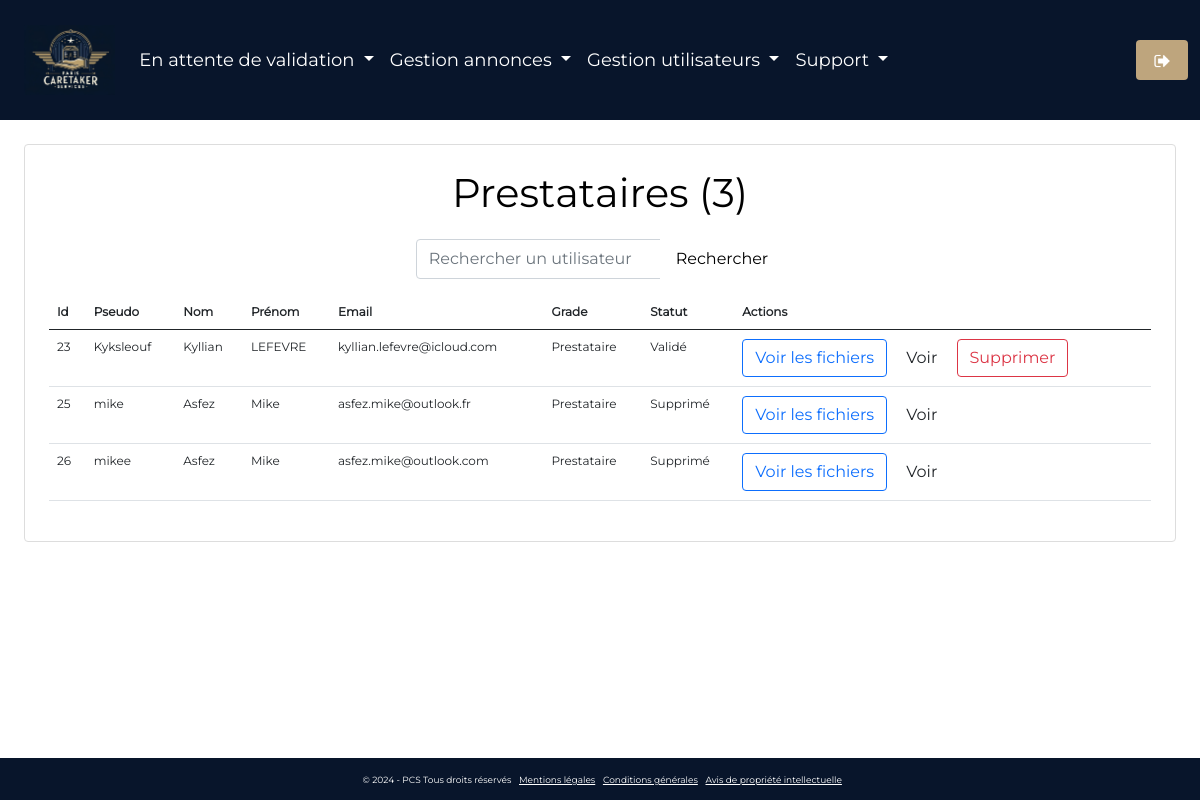
/admin/users?choice=providers (signed in), run on the app's committed database.
### tables this page shows
CREATE TABLE IF NOT EXISTS `user` (
  `id` int(11) NOT NULL AUTO_INCREMENT,
  `pseudo` varchar(25) NOT NULL,
  `firstname` varchar(30) NOT NULL,
  `lastname` varchar(30) NOT NULL,
  `email` varchar(255) NOT NULL,
  `phone_number` varchar(15) DEFAULT NULL,
  `extension` varchar(4) DEFAULT NULL,
  `password` varchar(256) NOT NULL,
  `country` varchar(2) DEFAULT NULL,
  `grade` int(11) NOT NULL,
  `address` varchar(255) DEFAULT NULL,
  `city` varchar(255) DEFAULT NULL,
  `postal_code` varchar(5) DEFAULT NULL,
  `creation_date` datetime NOT NULL DEFAULT curdate(),
  `update_date` datetime DEFAULT NULL,
  `is_deleted` tinyint(1) NOT NULL DEFAULT 0,
  `is_admin` tinyint(1) NOT NULL DEFAULT 0,
  `vip_status` tinyint(1) NOT NULL DEFAULT 0,
  `delete_date` datetime DEFAULT NULL,
  `vip_date` datetime DEFAULT NULL,
  `is_validated` tinyint(4) NOT NULL DEFAULT 0,
  `token` varchar(64) DEFAULT NULL,
  `admin_comments` text DEFAULT NULL,
  `pwd_token` varchar(64) DEFAULT NULL,
  `sub_id` varchar(255) DEFAULT NULL,
  `vip_type` int(11) DEFAULT NULL,
  `free_perf` int(11) NOT NULL DEFAULT 0,
  `free_perf_end_date` date DEFAULT NULL,
  PRIMARY KEY (`id`)
);

### html/admin/includes/fun_admin.php (called while the page is built, shortened)
<?php
function connectDB()
{
    try {
        $connection = new PDO("mysql:host=" . DB_HOST . ";dbname=" . DB_NAME . ";port=" . DB_PORT, DB_USER, DB_PWD);
        $connection->setAttribute(PDO::ATTR_ERRMODE, PDO::ERRMODE_EXCEPTION);
        return $connection;
    } catch (Exception $e) {
        echo "Erreur SQL " . $e->getMessage();
        exit;
    }
}
function nbUserByGrade($grade){
    $db = connectDB();
    $req = $db->prepare("SELECT COUNT(*) FROM user WHERE grade = ?");
    $req->execute([$grade]);
    $count = $req->fetchColumn();
    return $count;
}
function getUsersByGrade($grade){
    $db = connectDB();
    if ($grade == "users"){
        $req = $db->prepare("SELECT * FROM user WHERE grade = 1 OR grade = 2 OR grade = 3");
        $req->execute();
        return $req->fetchAll();
    } else {
        $req = $db->prepare("SELECT * FROM user WHERE grade = ?");
        $req->execute([$grade]);
        return $req->fetchAll();
    }
}
function getGrade($grade){
    switch ($grade){
        case 5:
            return "Prestataire";
    }
}
function getUserStatus($id){
    $db = connectDB();
    $req = $db->prepare("SELECT is_deleted FROM user WHERE id = ?");
    $req->execute([$id]);
    $is_deleted = $req->fetchColumn();
    if ($is_deleted == 1){
        return "Supprimé";
    }
    $req = $db->prepare("SELECT is_validated FROM user WHERE id = ?");
    $req->execute([$id]);
    $is_validated = $req->fetchColumn();
    if ($is_validated == 1){
        return "Validé";
    }
    return "En attente de validation";
}
?>

### html/admin/users.php (the view, shortened to what this page needs)
<?php
require 'includes/admin_header.php';
require 'includes/fun_admin.php';
        ?>
        <?php
if (isset($_GET['choice'])) {
    $id = $_GET['choice'];
    switch ($id) {
            $users = getAllUsers(); ?>
            <?php
        case 'providers':
            $users = getUsersByGrade(5);
            ?>
            <div class="admin-content">
                <h1> Prestataires (<?php echo nbUserByGrade(5);?>)</h1>
            <?php
            break;
            ?>
            <?php
    }
    ?>
    <form method="get" action="">
        <div class="input-group mb-3">
            <input type="text" class="form-control" placeholder="Rechercher un utilisateur" name="search">
            <button class="btn btn-outline-secondary" type="submit">Rechercher</button>
        </div>
    </form>
        <?php
        if (empty($users)) {
            echo "Aucun utilisateur trouvé";
        } else {
    ?>
                <table class="table table-hover">
                    <thead>
                        <tr>
                            <th>Id</th>
                            <th>Pseudo</th>
                            <th>Nom</th>
                            <th>Prénom</th>
                            <th>Email</th>
                            <th>Grade</th>
                            <th>Statut</th>
                            <th>Actions</th>
                        </tr>
                    </thead>
                    <tbody>
                        <?php
                        foreach ($users as $user) {
                            ?>
                            <tr>
                                <td><?php echo $user['id']; ?></td>
                                <td><?php echo $user['pseudo']; ?></td>
                                <td><?php echo $user['lastname']; ?></td>
                                <td><?php echo $user['firstname']; ?></td>
                                <td><?php echo $user['email']; ?></td>
                                <td><?php echo getGrade($user['grade']); ?></td>
                                <td><?php echo getUserStatus($user['id']); ?></td>
                                <td>
                                    <button type="button" class="btn btn-outline-primary"data-bs-toggle="modal" data-bs-target="#modalFiles<?php echo $user['id']; ?>">Voir les fichiers</button>
                                    <button type="button" class="btn btn-outline-secondary" data-bs-toggle="modal" data-bs-target="#modal<?php echo $user['id']; ?>">
                                        Voir
                                    </button>
                                    <?php if (getUserStatus($user['id']) != "Supprimé") { ?>
                                        <button type="button" class="btn btn-outline-danger" data-bs-toggle="modal" data-bs-target="#modalDelete<?php echo $user['id']; ?>">
                                            Supprimer
                                        </button>
                                        <div class="modal fade" id="modalDelete<?php echo $user['id']; ?>" tabindex="-1" aria-labelledby="exampleModalLabel" aria-hidden="true">
                                        <?php } ?>
                                    </div>
                                </td>
                            </tr>
                            <?php
                        }
                        ?>
    <?php } ?>
<?php
}
include 'includes/admin_footer.php';
?>

### html/css/base.css (style rules this page uses)
html, body { height: 100%; margin: 0; padding: 0; }
body { font-family: 'Montserrat', sans-serif; color: var(--text-color); font-size: clamp(0.5rem, 1vw, 1rem); margin: 0; padding: 0; background-color:var(--background-color); display: flex; flex-direction: column; min-height: 100vh; margin: 0; }
.bg-light { background-color:var(--background-color) !important; }
.btn-outline-secondary { background-color: white !important; border: 1px solid var(--pcs-blue) !important; color: var(--pcs-blue) !important; padding: 0.5em 1em; font-family: 'Montserrat', sans-serif !important; }

### html/admin/includes/admin.css (style rules this page uses)
.admin-content { padding: 2%; background-color: #fff; border: 1px solid #ddd; margin:2%; border-radius: 4px; display: flex; flex-direction: column; align-items: center; justify-content: center; }
h1 { margin-bottom:2% !important; }

### data on the page
user: id "23", pseudo "Kyksleouf", lastname "Kyllian", firstname "LEFEVRE", email "kyllian.lefevre@icloud.com", grade "Prestataire", getUserStatus($user['id']) "Validé"
user: id "25", pseudo "mike", lastname "Asfez", firstname "Mike", email "asfez.mike@outlook.fr", grade "Prestataire", getUserStatus($user['id']) "Supprimé"
user: id "26", pseudo "mikee", lastname "Asfez", firstname "Mike", email "asfez.mike@outlook.com", grade "Prestataire", getUserStatus($user['id']) "Supprimé"

### other printed values
nbUserByGrade(5) "3"
